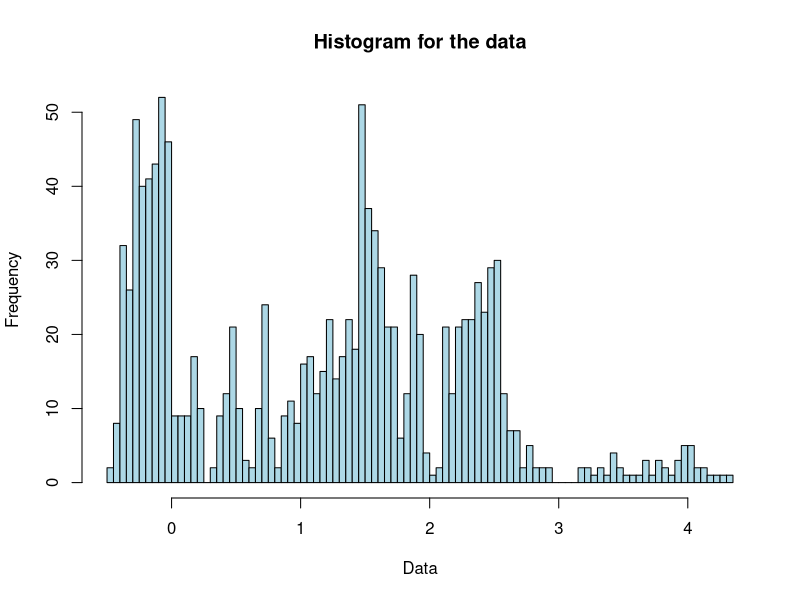
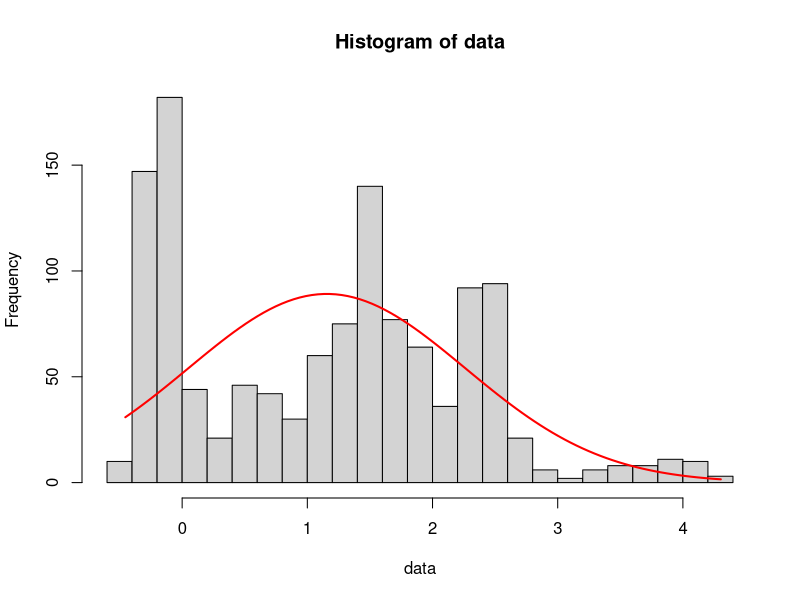
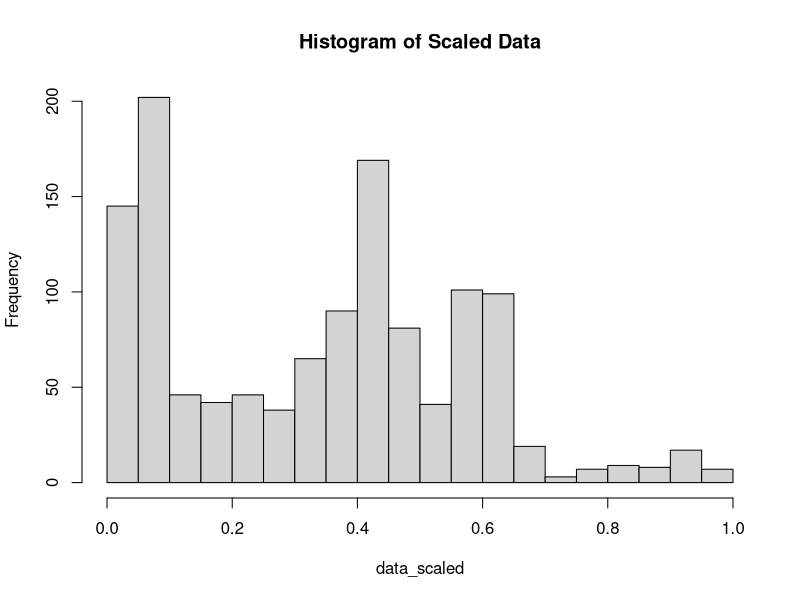

Source code (R) for these figures, in order: (Note: this script raises an error after producing the figures.)
rm(list=ls())

library(MASS)



#######################################
#Normal Distribution

data <- read.csv("carbouniv.csv",header=0)

data <- unlist(as.vector(data))

fit <- fitdistr(data,"normal")

mean_fit <- fit$estimate["mean"]
sd_fit <- fit$estimate["sd"]

hist(data, breaks=100, col="lightblue", 
     main="Histogram for the data", xlab="Data",
     ylab="Frequency")

x <- seq(min(data),max(data), length=100)
normal_curve <- dnorm(x,mean=mean_fit,sd=sd_fit)
normal_density <- dnorm(x,mean=mean_fit,sd=sd_fit)
scaled_density <- normal_density * length(data) * diff(hist(data,breaks=20)$breaks[1:2])
lines(x,scaled_density,col="red",lwd=2)


##################################################

#beta distribution

rm(list=ls())
library(MASS)


data <- read.csv("carbouniv.csv",header=0)
a <- min(data)
b <- max(data)
data_scaled <- (data-a)/(b-a)
epsilon <- 1e-8
data_scaled[data_scaled == 0] <- epsilon
data_scaled[data_scaled == 1] <- 1-epsilon
data <- unlist(as.vector(data))
data_scaled <- unlist(as.vector(data_scaled))

hist(data_scaled, main="Histogram of Scaled Data", breaks=30)

fit <- fitdist(data_scaled,"beta", start =list(shape1=2,shape2=2))
summary(fit)

hist(data_scaled,probability = TRUE, breaks=30, main="Histogram fitted with Beta Distribution",xlab="Scaled Data",col="lightblue")

x <- seq(0,1,length.out = 100)
fitted_density <- dbeta(x, shape1 = fit$estimate["shape1"], shape2 = fit$estimate["shape2"])
lines(x,fitted_density,col="red",lwd = 2)

#################################################

#log normal distribution

data <- read.csv("carbouniv.csv",header=0)
a <- min(data)
b <- max(data)
data_scaled <- (data-a)/(b-a)
epsilon <- 1e-8
data_scaled[data_scaled == 0] <- epsilon
data_scaled[data_scaled == 1] <- 1-epsilon
data_scaled <- unlist(as.vector(data_scaled))

hist(data_scaled, main="Histogram of Chi-Squared distribution", breaks=30)

fit <- fitdist(data_scaled, "lnorm")
x <- seq(min(data_scaled),max(data_scaled),length.out = 100)
fitted_density <- dlnorm(x, meanlog = fit$estimate["meanlog"], sdlog = fit$estimate["sdlog"])
lines(x, fitted_density, col="red", lwd=2)


########################################

#chi-squared distribution

fit_chsq <- fitdist(data_scaled, "chisq", start=list(df=5))
fitted_density <- dchisq(x,df=fit_chsq$estimate["df"])
lines(x,fitted_density,col="red",lwd=2)
